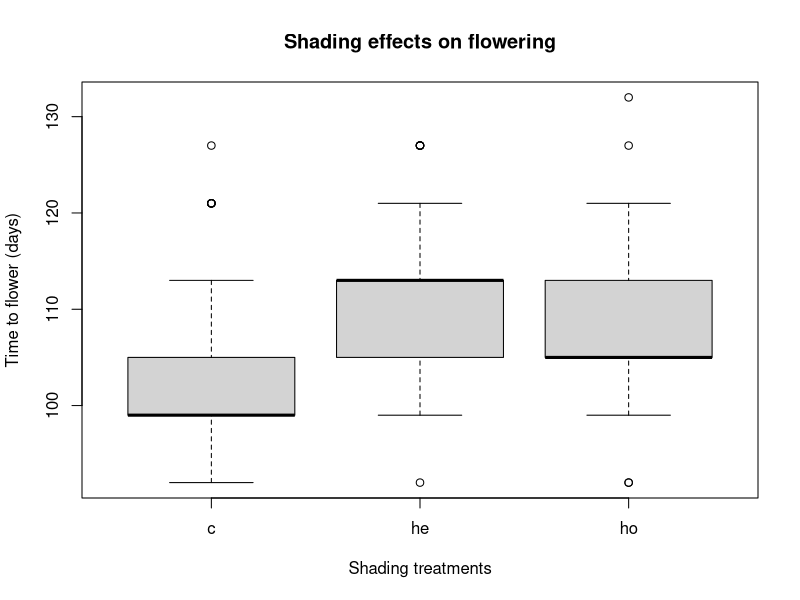

Write R code to recreate this figure.
## ---- chunk 1
# data wrangling
# read.csv ideally takes cares of data type, but some times it fails to recognize the values.
# Your NA strings in the csv file, N/A, are interpreted as character and then the whole column is converted to character(https://stackoverflow.com/questions/20060706).
greenhouse_data <- read.csv('data/Greenhouse_data_TH/het data-Table 1.csv',header = TRUE,as.is = TRUE,na.strings = "n/a")
str(greenhouse_data)
## ---- chunk 2
summary(greenhouse_data)
## ---- chunk 3
# Lets look at avaliable treatments
unique(greenhouse_data$treatment)
## ---- chunk 4
# In the experiment, these are the treatment groups, but what are those , and why are they here.
# Lets look at the researcher's real question - "I wanted to know whether these differences in responses to shading can be traced back to differences inlight availability in the ﬁeld". So, to setup the scenarios so to speak, she needed to simulate different growing conditions

#c, control; he, heterogeneous shading; ho, homogeneous shading



# 
## ---- chunk 5
# For our purpose, we will consider one question
# Time to ﬁrst ﬂowering was determined as the number of days between planting and ﬁrst ﬂowering



## ---- chunk 6
# Note - na.rm	a logical value indicating whether NA values should be stripped before the computation proceeds.
mean.c <- mean(greenhouse_data[greenhouse_data$treatment=='c','first.flower'],na.rm=TRUE)
mean.he <- mean(greenhouse_data[greenhouse_data$treatment=='he','first.flower'],na.rm=TRUE)
mean.ho <- mean(greenhouse_data[greenhouse_data$treatment=='ho','first.flower'],na.rm=TRUE)

treatmentxflowering_means <- c(mean.c,mean.he,mean.ho)
treatmentxflowering_means
# W
## ---- chunk 7
# Do a box plot to confirm
boxplot(first.flower~treatment,data=greenhouse_data, main="Shading effects on flowering", 
  	xlab="Shading treatments", ylab="Time to flower (days)")
## ---- chunk 8
t.test(greenhouse_data[greenhouse_data$treatment=='c','first.flower'],greenhouse_data[greenhouse_data$treatment=='he','first.flower'],alternative = "two.sided",conf.level = 0.95)
## ---- chunk 9

